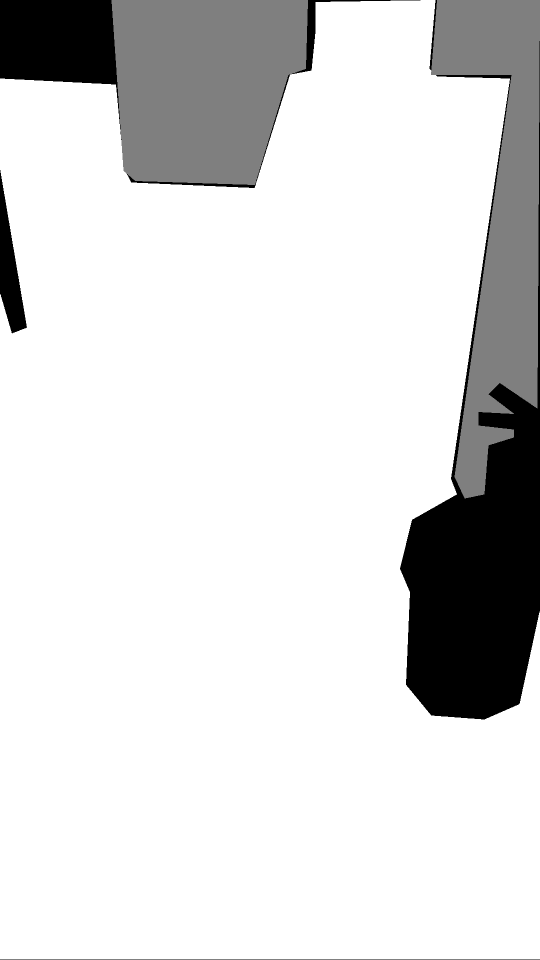
#> input picture models/research/deeplab/datasets/Bontouch/hallway_dataset_voc/raw_segmentation/Hallway_frame0002.png, 1080 x 1920 px, given in place of Hallway_frame0002.jpg, which was not available (shown at 1/2 size)
$ python eval_bontouch_dataset_tflite.py   (Python 2 division)   (older library calls are emulated)
#> lines starting #> are read from the running program, lines starting #| are printed output that depends on the picture; after the words box and inside, x2 and y2 are one past the last pixel; in counts of white or black regions, pixels touching at a corner belong together; pictures that were not available may be replaced by others from this repository, and a replacement may not be noted
### models/research/deeplab/datasets/visualize_data.py
from PIL import Image
import numpy as np

from matplotlib import gridspec
from matplotlib import pyplot as plt

def create_pascal_label_colormap():
    colormap = np.zeros((256, 3), dtype=int)
    ind = np.arange(256, dtype=int)

    for shift in reversed(range(8)):
        for channel in range(3):
            colormap[:, channel] |= ((ind >> channel) & 1) << shift
        ind >>= 3

    return colormap

def label_to_color_image(label):
    if label.ndim != 2:
        raise ValueError('Expect 2-D input label')

    colormap = create_pascal_label_colormap()

    if np.max(label) >= len(colormap):
        raise ValueError('label value too large.')

    return colormap[label]

# [31 lines left out: function vis_segmentation, not called in this run]


LABEL_NAMES = np.asarray([
    'background', 'wall', 'floor'
])

FULL_LABEL_MAP = np.arange(len(LABEL_NAMES)).reshape(len(LABEL_NAMES), 1)
FULL_COLOR_MAP = label_to_color_image(FULL_LABEL_MAP)

### models/research/deeplab/eval_bontouch_dataset_tflite.py
from __future__ import division
from PIL import Image
import numpy as np
import sys
import glob
import itertools
import os

from datasets import visualize_data

cwd = os.getcwd()

def evaluate(predictions, groundtruth, input_size):
#> called with input_size = 257
    iou_scores_wall = []
    iou_scores_floor = []
    iou_scores = []
    count = 0
    for prediction, groundtruth in itertools.izip(predictions, groundtruth):
        org_file  = groundtruth.replace("raw_segmentation", "images", 1)
        org_file  = org_file.replace("png", "jpg", 1)
        org_image = Image.open(cwd+"/"+org_file)
#> org_image is the input picture: PIL image 1080x1920 L; min 0, max 2, mean 1.71

        im_pred = Image.open(prediction)
        im_gt = Image.open(groundtruth)
        count += 1

        # Resize groundtruth image, change target_size to (input_size, input_size) for tflite model
        width, height = im_gt.size
#> width = 1080; height = 1920
        resize_ratio = input_size / max(width, height)
#> resize_ratio = 0.134
        target_size = (input_size, input_size)
        resized_im_gt = im_gt.resize(target_size, Image.ANTIALIAS)
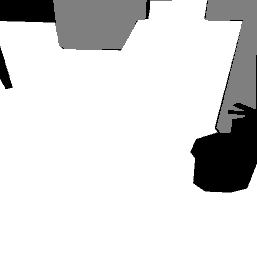
#> resized_im_gt: PIL image 257x257 L; min 0, max 2, mean 1.71; drawn with min black and max white

        pred_mat_floor = np.asarray(im_pred.getdata(), dtype=np.uint8).reshape((im_pred.size[1], im_pred.size[0]))
        gt_mat_floor = np.asarray(resized_im_gt.getdata(), dtype=np.uint8).reshape(
            (resized_im_gt.size[1], resized_im_gt.size[0]))
        pred_mat_wall = np.asarray(im_pred.getdata(), dtype=np.uint8).reshape((im_pred.size[1], im_pred.size[0]))
        gt_mat_wall = np.asarray(resized_im_gt.getdata(), dtype=np.uint8).reshape(
            (resized_im_gt.size[1], resized_im_gt.size[0]))

        #Floor and wall indexes
        w_indx = 1
        f_indx = 2

        pred_mat_floor[np.logical_not(pred_mat_floor == f_indx)] = 0
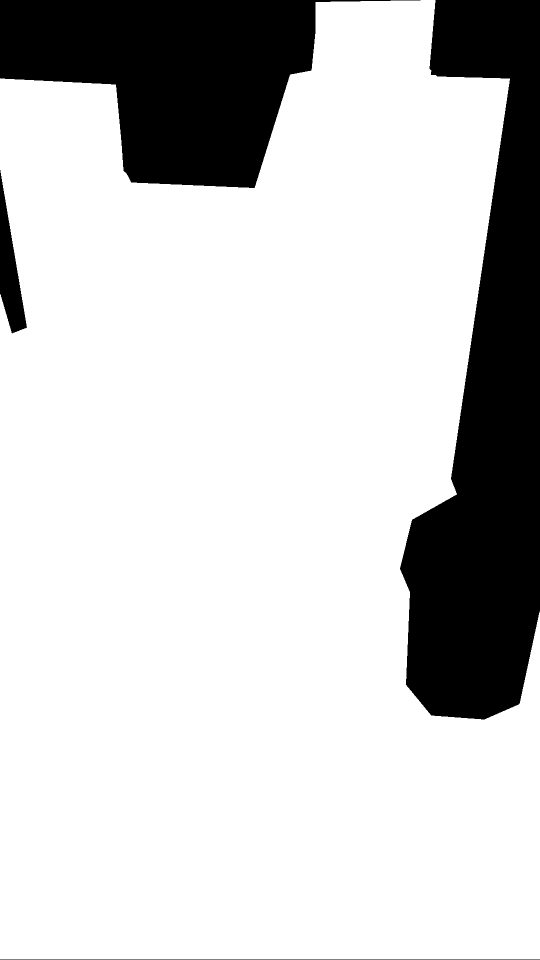
#> pred_mat_floor: shape (1920, 1080) (shown at 1/2 size); values 0 (black) and 2 (white), 79.9% white; 4 black regions, box (x1, y1, x2, y2) and area: (800, 0, 1080, 1439) 242558, (0, 0, 841, 376) 164550, (0, 340, 54, 667) 8051, (0, 1919, 1080, 1920) 1080
        gt_mat_floor[np.logical_not(gt_mat_floor == 2)] = 0
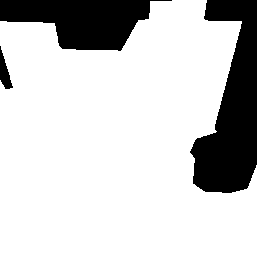
#> gt_mat_floor: shape (257, 257); values 0 (black) and 2 (white), 79.8% white; 3 black regions, box (x1, y1, x2, y2) and area: (190, 0, 257, 193) 7809, (0, 0, 172, 51) 5291, (0, 46, 13, 89) 269

#> (the run stopped early here; a loop or call above may not have finished)
